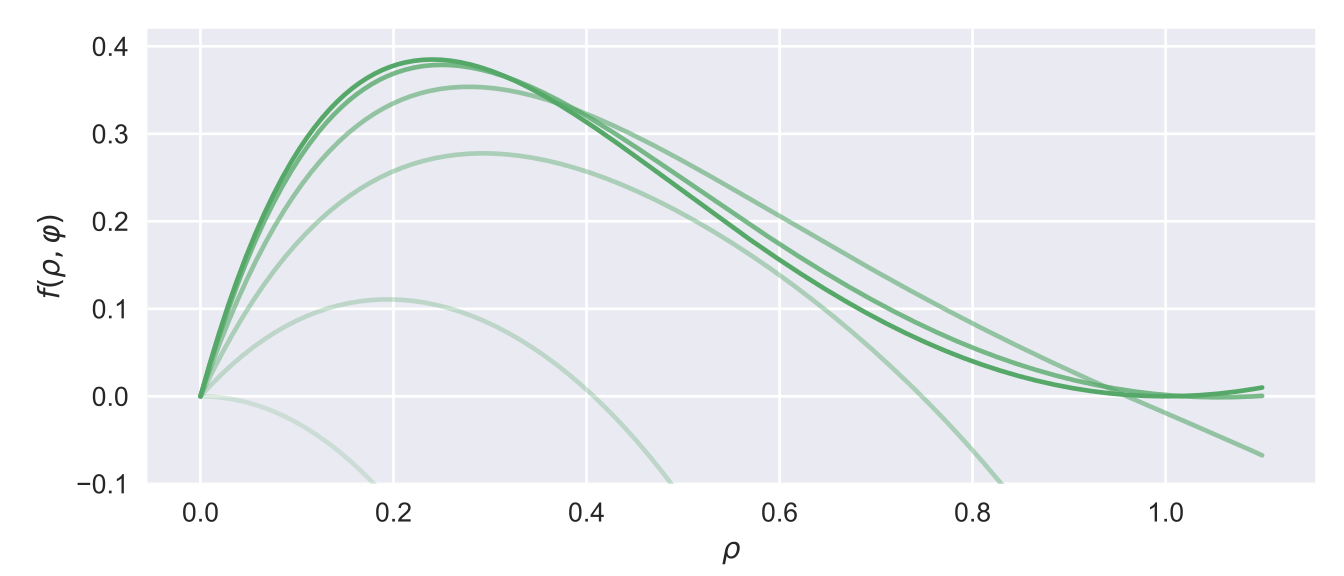

Source code (Julia):
using PythonPlot

fig = figure(figsize=(7.0, 3.0))
PythonPlot.pyplot.style.use("seaborn-v0_8")

f(ρ, φ) = (1.0 - ρ * cos(φ))^2 - (1.0 + ρ^2 - 2ρ * cos(φ))^3
rho = range(0.0, 1.1, 701)
alphas = [0.0, 0.2, 0.4, 0.6, 0.8, 1.0]

for a in alphas
    phi = 0.5 * pi * (1.0 - a)
    min_b, p = 0.2, 3
    b = ((1.0 - min_b^(1/p)) * a + min_b^(1/p))^p
	plot(rho, f.(rho, phi), alpha=b, c="C1")
end
ylim(-0.1, 0.42)
xlabel("\$\\rho\$"); ylabel("\$f(\\rho, \\varphi)\$")
tight_layout()
# savefig("dewdrop-planet-radius.svg")